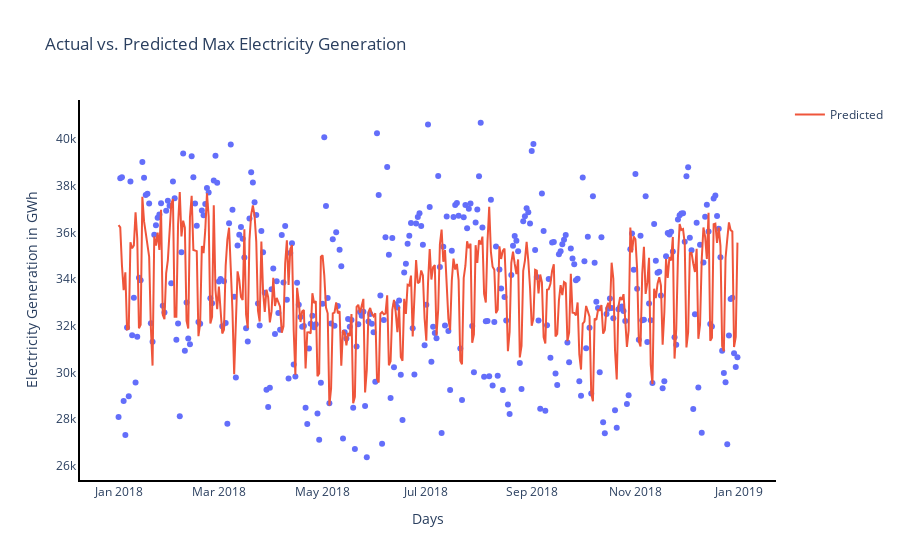

Notebook cell for this chart:
### Code cell
# Scatter plot of actual vs. predicted values
fig = px.scatter(
    x=test_data['dt_iso'],  # X-axis data (time)
    y=test_data[target],  # Y-axis data (actual values)
    title='Actual vs. Predicted Max Electricity Generation',  # Plot title
)

# Add a second trace for predicted values
fig.add_scatter(
    x=test_data['dt_iso'],  # X-axis data (time)
    y=y_pred,  # Y-axis data (predicted values)
    mode='lines',  # Line mode to connect points
    name='Predicted'  # Trace name for the legend
)

# Update layout to set background color to white and display axes
fig.update_layout(
    xaxis=dict(
        title='Days',  # Set x-axis title
        showline=True,  # Display x-axis line
        linecolor='black',  # Set x-axis line color
        linewidth=2,  # Set x-axis line width
    ),
    yaxis=dict(
        title='Electricity Generation in GWh',  # Set y-axis title
        showline=True,  # Display y-axis line
        linecolor='black',  # Set y-axis line color
        linewidth=2,  # Set y-axis line width
    ),
    paper_bgcolor='white',  # Set plot background color to white
    plot_bgcolor='white',  # Set figure background color to white
)

# Display the updated plot
fig.show()

### Figure 1 — Plotly figure (JSON) as saved in the notebook; plotly's stock layout.template omitted (floating-point values rounded to 4 significant figures; data arrays with more than 128 entries replaced by an {"elided": "..."} marker saying what was removed)
{"data": [{"hovertemplate": "x=%{x}<br>y=%{y}<extra></extra>", "legendgroup": "", "marker": {"color": "#636efa", "symbol": "circle"}, "mode": "markers", "name": "", "orientation": "v", "showlegend": false, "type": "scatter", "x": {"elided": "365 str values"}, "xaxis": "x", "y": {"elided": "365 int values"}, "yaxis": "y"}, {"mode": "lines", "name": "Predicted", "type": "scatter", "x": {"elided": "365 str values"}, "y": {"elided": "365 float values"}}], "layout": {"legend": {"tracegroupgap": 0}, "paper_bgcolor": "white", "plot_bgcolor": "white", "title": {"text": "Actual vs. Predicted Max Electricity Generation"}, "xaxis": {"anchor": "y", "domain": [0, 1], "linecolor": "black", "linewidth": 2, "showline": true, "title": {"text": "Days"}}, "yaxis": {"anchor": "x", "domain": [0, 1], "linecolor": "black", "linewidth": 2, "showline": true, "title": {"text": "Electricity Generation in GWh"}}}}
